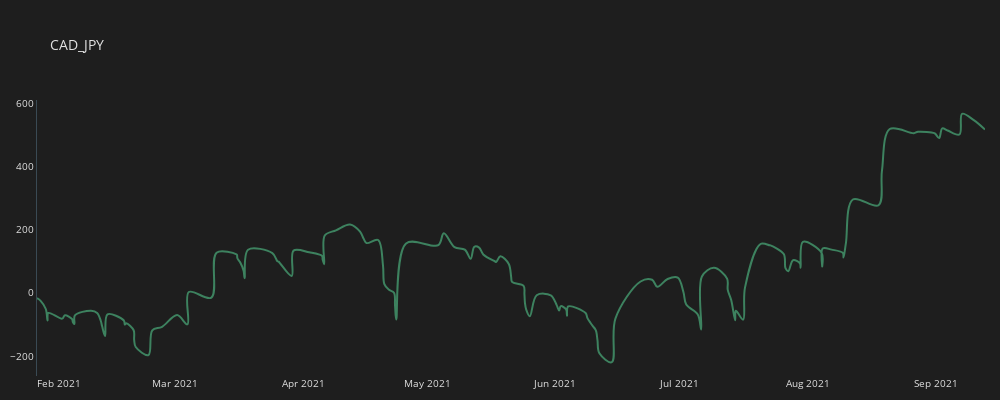

This figure's notebook cell:
### Code cell
plot_line(trades_cad_jpy, "CAD_JPY")

### Figure 1 — Plotly figure (JSON) as saved in the notebook; plotly's stock layout.template omitted (floating-point values rounded to 4 significant figures; data arrays with more than 128 entries replaced by an {"elided": "..."} marker saying what was removed)
{"data": [{"line": {"color": "#3d825f", "shape": "spline", "width": 2}, "mode": "lines", "name": "CAD_JPY", "type": "scatter", "x": {"elided": "148 str values"}, "y": {"elided": "148 float values"}}], "layout": {"font": {"color": "#e1e1e1", "size": 10}, "height": 400, "margin": {"b": 10, "l": 15, "r": 15}, "paper_bgcolor": "#1e1e1e", "plot_bgcolor": "#1e1e1e", "title": {"text": "CAD_JPY"}, "width": 1000, "xaxis": {"gridcolor": "#3a4a54", "showgrid": false, "zeroline": false}, "yaxis": {"linecolor": "#3a4a54", "linewidth": 1, "showgrid": false, "zeroline": false}}}
